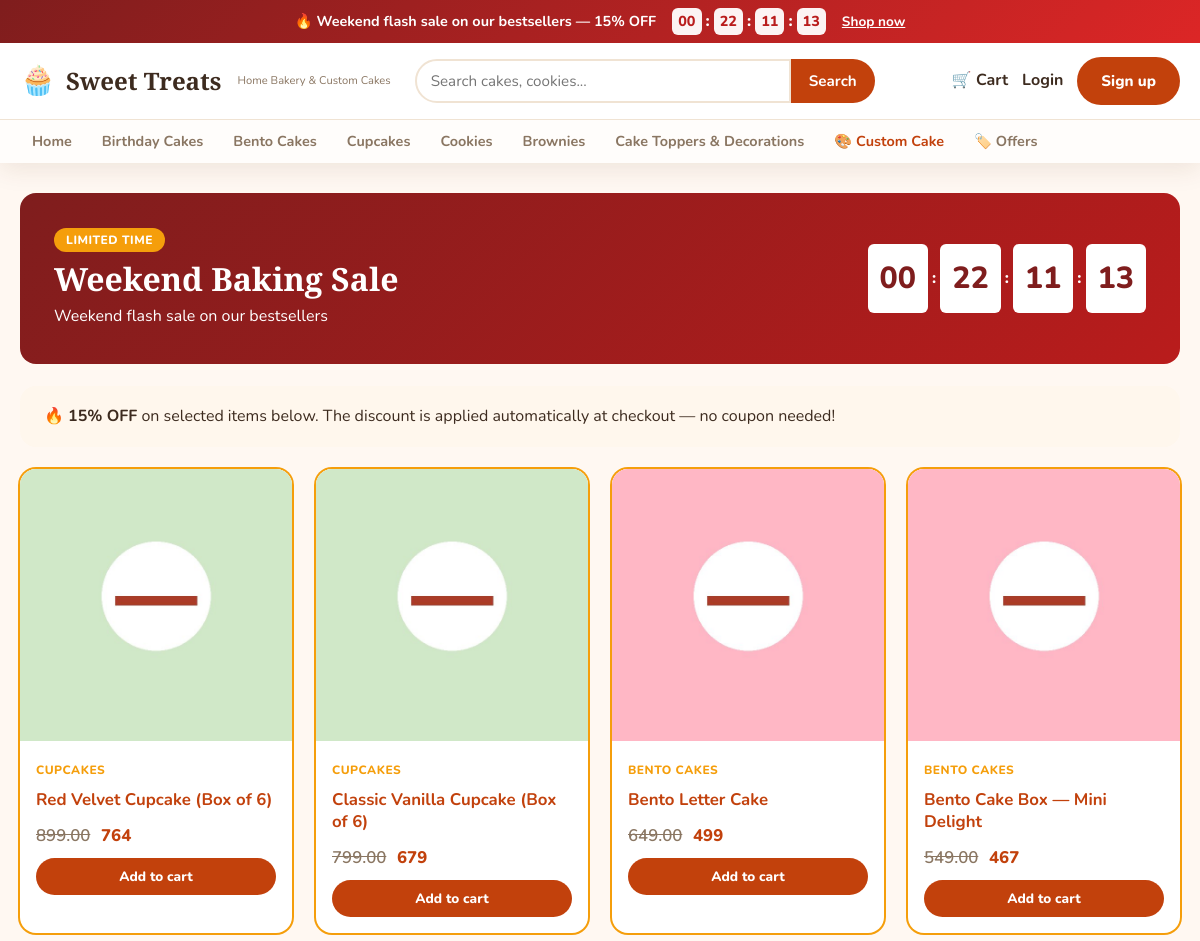
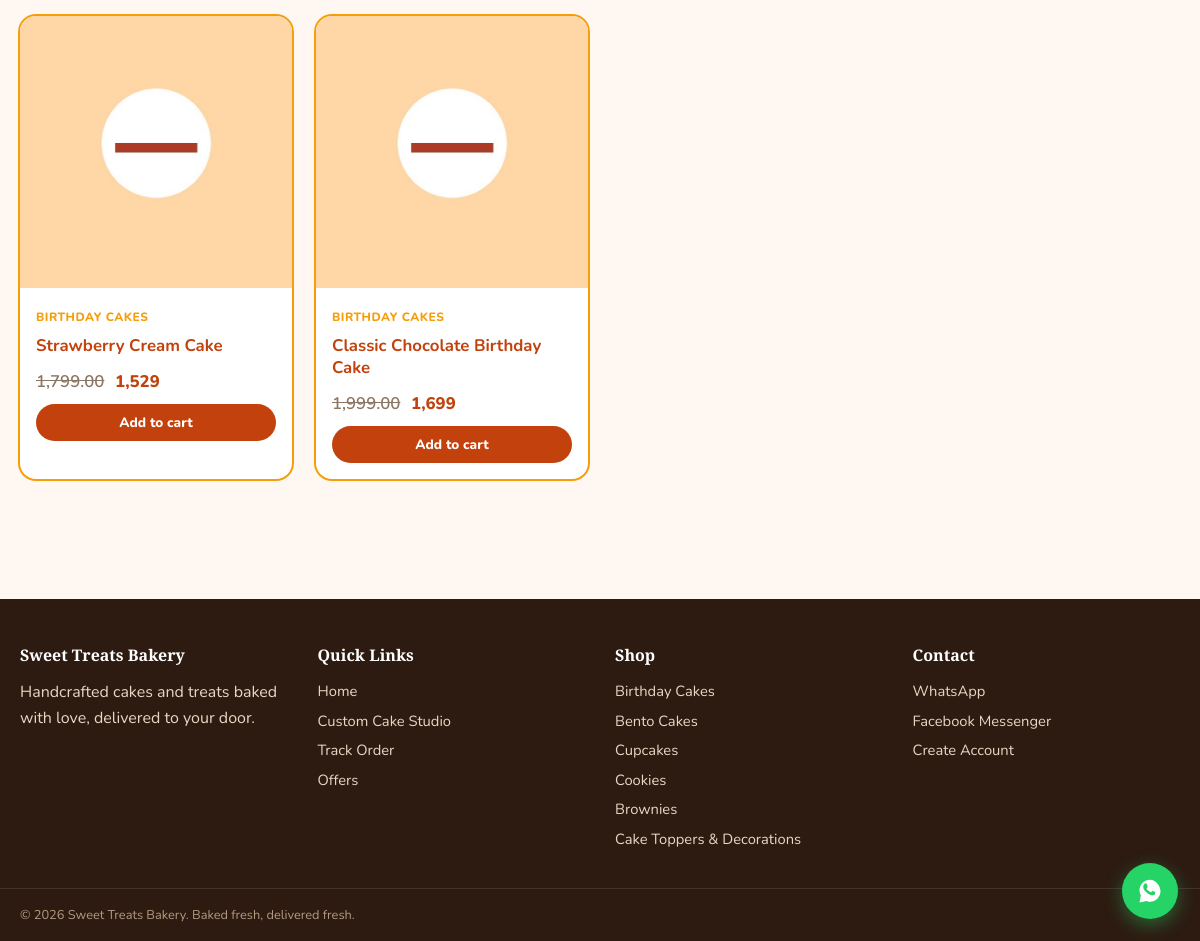
Screenshot of /offers/weekend-baking-sale/ with the database file from the repository (2 pictures, top to bottom).
### offers/models.py (models this page shows, shortened)
class CountdownOffer(models.Model):
    name = models.CharField(max_length=150)
    slug = models.SlugField(unique=True, blank=True)
    discount_percent = models.PositiveIntegerField(
        default=10, help_text="Discount percentage applied to opted-in products"
    )
    banner_message = models.CharField(max_length=250, blank=True)
    starts_at = models.DateTimeField()
    ends_at = models.DateTimeField()
    products = models.ManyToManyField(Product, blank=True, related_name="offers")
    is_active = models.BooleanField(default=True)
    created = models.DateTimeField(auto_now_add=True)
    class Meta:
        ordering = ["-starts_at"]
    @property
    def is_running(self):
        now = timezone.now()
        return self.is_active and self.starts_at <= now <= self.ends_at
    def get_absolute_url(self):
        return reverse("offers:detail", kwargs={"slug": self.slug})
    @property
    def discount_multiplier(self):
        return Decimal(str((100 - self.discount_percent) / 100))

### shop/models.py (models this page shows, shortened)
class Category(models.Model):
    name = models.CharField(max_length=100)
    slug = models.SlugField(unique=True, blank=True)
    description = models.TextField(blank=True)
    image = models.ImageField(upload_to="categories/", blank=True, null=True)
    sort_order = models.PositiveIntegerField(default=0)
    is_active = models.BooleanField(default=True)
    class Meta:
        verbose_name_plural = "categories"
        ordering = ["sort_order", "name"]
    def get_absolute_url(self):
        return reverse("shop:category_detail", kwargs={"slug": self.slug})

class Product(models.Model):
    class Size(models.TextChoices):
        SMALL = "small", "Small (6\")"
        MEDIUM = "medium", "Medium (8\")"
        LARGE = "large", "Large (10\")"
        EXTRA_LARGE = "xl", "Extra Large (12\")"
        HALF_KG = "half_kg", "Half Kg"
        ONE_KG = "one_kg", "1 Kg"
        TWO_KG = "two_kg", "2 Kg"
    category = models.ForeignKey(Category, on_delete=models.CASCADE, related_name="products")
    name = models.CharField(max_length=200)
    slug = models.SlugField(unique=True, blank=True)
    description = models.TextField()
    base_price = models.DecimalField(max_digits=10, decimal_places=2)
    sale_price = models.DecimalField(max_digits=10, decimal_places=2, blank=True, null=True)
    image = models.ImageField(upload_to="products/")
    gallery = models.ManyToManyField("ProductImage", blank=True, related_name="product")
    sizes = models.JSONField(default=list, blank=True, help_text="Available sizes e.g. ['small','medium','large']")
    flavors = models.JSONField(default=list, blank=True, help_text="Available flavors e.g. ['vanilla','chocolate']")
    is_customizable = models.BooleanField(default=False)
    is_featured = models.BooleanField(default=False)
    is_available = models.BooleanField(default=True)
    stock = models.PositiveIntegerField(default=0)
    advance_order_days = models.PositiveIntegerField(
        default=2, help_text="Minimum days in advance to order this product"
    )
    created = models.DateTimeField(auto_now_add=True)
    updated = models.DateTimeField(auto_now=True)
    class Meta:
        ordering = ["-created"]
    def get_absolute_url(self):
        return reverse("shop:product_detail", kwargs={"slug": self.slug})

### offers/views.py (the view)
# urls.py: path("<slug:slug>/", views.offer_detail, name="detail"),
def offer_detail(request, slug):
    offer = get_object_or_404(CountdownOffer, slug=slug, is_active=True)
    products = list(offer.products.filter(is_available=True))
    for product in products:
        if product.sale_price:
            product.offer_price = product.sale_price
        else:
            product.offer_price = (
                product.base_price * offer.discount_multiplier
            ).quantize(Decimal("0.01"), rounding=ROUND_HALF_UP)
    context = {"offer": offer, "products": products}
    return render(request, "offers/detail.html", context)

### accounts/context_processors.py (called while the page is built)
def site_settings(request):
    running_offer = CountdownOffer.objects.filter(is_active=True).order_by("-ends_at").first()
    running_offer = running_offer if running_offer and running_offer.is_running else None
    return {
        "whatsapp_number": settings.WHATSAPP_NUMBER,
        "messenger_url": settings.MESSENGER_PAGE_URL,
        "running_offer": running_offer,
    }

### cart/context_processors.py (called while the page is built)
def cart_count_processor(request):
    count = 0
    if request.user.is_authenticated:
        cart = Cart.objects.filter(user=request.user).first()
        if cart:
            count = cart.total_items
    elif request.session.session_key:
        key = request.session.session_key
        cart = Cart.objects.filter(session_key=key).first()
        if cart:
            count = cart.total_items
    return {"cart_count": count}

### shop/context_processors.py (called while the page is built)
def categories_processor(request):
    categories = Category.objects.filter(is_active=True).annotate(product_count=Count("products"))
    return {"nav_categories": categories}

### templates/offers/detail.html (shortened to what this page needs)
{% extends 'base.html' %}{% load humanize %}
{% block content %}
<section class="offer-detail-section">
  <div class="offer-detail-card">
    <div>
      <span class="offer-pill">Limited time</span>
      <h1>{{ offer.name }}</h1>
      <p>{{ offer.banner_message|default:"Hurry, the discount only lasts while the timer runs!" }}</p>
    </div>
    {% if offer.is_running %}
    <div class="offer-countdown" data-offer-end="{{ offer.ends_at|date:'c' }}">
      <span class="cd-box xl" data-unit="d">00</span><span class="cd-sep">:</span>
      <span class="cd-box xl" data-unit="h">00</span><span class="cd-sep">:</span>
      <span class="cd-box xl" data-unit="m">00</span><span class="cd-sep">:</span>
      <span class="cd-box xl" data-unit="s">00</span>
    </div>
    {% else %}
    <p class="empty">This offer has ended.</p>
    {% endif %}
  </div>
  {% if offer.is_running %}
  <div class="offer-desc">
    <p>🔥 <strong>{{ offer.discount_percent }}% OFF</strong> on selected items below. The discount is applied automatically at checkout — no coupon needed!</p>
  </div>
  <div class="product-grid">
    {% for product in products %}
      <div class="product-card offer-product">
        <a href="{{ product.get_absolute_url }}" class="product-image-link">
          {% if product.image %}<img src="{{ product.image.url }}" alt="{{ product.name }}">{% else %}<span class="no-photo">🎂</span>{% endif %}
        </a>
        <div class="product-body">
          <span class="product-cat">{{ product.category.name }}</span>
          <h3><a href="{{ product.get_absolute_url }}">{{ product.name }}</a></h3>
          <div class="product-bottom">
            <span class="price offer-price">
              <del>{{ product.base_price|intcomma }}</del>
              {{ product.offer_price|floatformat:0|intcomma }}
            </span>
          </div>
          <form method="post" action="{% url 'cart:add' product.slug %}" class="offer-add-form">
            <button type="submit" class="btn btn-primary btn-sm btn-block">Add to cart</button>
          </form>
        </div>
      </div>
    {% empty %}
      <p class="empty">No products are on this offer right now.</p>
    {% endfor %}
  </div>
  {% endif %}
</section>
{% endblock %}

### templates/base.html (shortened to what this page needs)
{% load static %}
{% load humanize %}
<!DOCTYPE html>
<html lang="en">
<head>
  <link rel="stylesheet" href="{% static 'css/style.css' %}">
</head>
<body>
  {% if running_offer %}
  <div class="offer-banner" data-offer-end="{{ running_offer.ends_at|date:'c' }}">
    <div class="container offer-banner-inner">
      <span class="offer-banner-text">🔥 {{ running_offer.banner_message|default:running_offer.name }} — {{ running_offer.discount_percent }}% OFF</span>
      <div class="offer-countdown" id="offer-countdown">
        <span class="cd-box" data-unit="d">00</span><span class="cd-sep">:</span>
        <span class="cd-box" data-unit="h">00</span><span class="cd-sep">:</span>
        <span class="cd-box" data-unit="m">00</span><span class="cd-sep">:</span>
        <span class="cd-box" data-unit="s">00</span>
      </div>
      <a href="{{ running_offer.get_absolute_url }}" class="offer-banner-link">Shop now</a>
    </div>
  </div>
  {% endif %}
  <header class="site-header">
    <div class="container header-inner">
      <a href="{% url 'shop:home' %}" class="brand">
        <span class="brand-icon">🧁</span>
        <span class="brand-name">Sweet Treats</span>
        <span class="brand-tag">Home Bakery &amp; Custom Cakes</span>
      </a>
      <form action="{% url 'shop:search' %}" method="get" class="search-form">
        <input type="search" name="q" placeholder="Search cakes, cookies..." value="{{ query|default:'' }}">
        <button type="submit">Search</button>
      </form>
      <nav class="header-actions">
        <a href="{% url 'cart:detail' %}" class="action-link cart-link">
          <span class="cart-icon">🛒</span>
          Cart
        </a>
        {% if user.is_authenticated %}
        <div class="user-menu">
          <button class="action-link user-trigger">👤 {{ user.username }}</button>
          <div class="user-dropdown">
            <a href="{% url 'accounts:dashboard' %}">My Orders</a>
            <a href="{% url 'accounts:profile' %}">Profile</a>
            <a href="{% url 'orders:list' %}">Order History</a>
            <form method="post" action="{% url 'accounts:logout' %}">{% csrf_token %}<button type="submit">Logout</button></form>
          </div>
        </div>
        {% else %}
        <a href="{% url 'accounts:login' %}" class="action-link">Login</a>
        <a href="{% url 'accounts:register' %}" class="btn btn-primary">Sign up</a>
        {% endif %}
      </nav>
    </div>
    <nav class="category-nav">
      <div class="container">
        <a href="{% url 'shop:home' %}">Home</a>
        {% for cat in nav_categories %}
        <a href="{{ cat.get_absolute_url }}">{{ cat.name }}</a>
        {% endfor %}
        <a href="{% url 'orders:custom_cake' %}" class="nav-highlight">🎨 Custom Cake</a>
        <a href="{% url 'offers:list' %}">🏷️ Offers</a>
      </div>
    </nav>
  </header>
  <main class="main">
    <div class="container">
      {% block content %}{% endblock %}
    </div>
  </main>
  <footer class="site-footer">
    <div class="container footer-grid">
      <div>
        <h4>Sweet Treats Bakery</h4>
        <p>Handcrafted cakes and treats baked with love, delivered to your door.</p>
      </div>
      <div>
        <h4>Quick Links</h4>
        <a href="{% url 'shop:home' %}">Home</a>
        <a href="{% url 'orders:custom_cake' %}">Custom Cake Studio</a>
        <a href="{% url 'orders:list' %}">Track Order</a>
        <a href="{% url 'offers:list' %}">Offers</a>
      </div>
      <div>
        <h4>Shop</h4>
        {% for cat in nav_categories %}
        <a href="{{ cat.get_absolute_url }}">{{ cat.name }}</a>
        {% endfor %}
      </div>
      <div>
        <h4>Contact</h4>
        <a href="https://wa.me/{{ whatsapp_number|default:'1234567890' }}" target="_blank" rel="noopener">WhatsApp</a>
        <a href="{{ messenger_url|default:'#' }}">Facebook Messenger</a>
        <a href="{% url 'accounts:register' %}">Create Account</a>
      </div>
    </div>
    <div class="container footer-bottom">
      <p>&copy; {% now "Y" %} Sweet Treats Bakery. Baked fresh, delivered fresh.</p>
    </div>
  </footer>
  <a href="https://wa.me/{{ whatsapp_number|default:'1234567890' }}" target="_blank" rel="noopener" class="whatsapp-float" aria-label="Chat on WhatsApp">
  </a>
</body>
</html>

### rows the page displays
CountdownOffer: banner_message "Weekend flash sale on our bestsellers", discount_percent "15", name "Weekend Baking Sale"
Category: name "Birthday Cakes"
Category: name "Bento Cakes"
Category: name "Cupcakes"
Category: name "Cookies"
Category: name "Brownies"
Category: name "Cake Toppers & Decorations"
Product: image (picture), category.name "CUPCAKES", name "Red Velvet Cupcake (Box of 6)", base_price "899.00", offer_price "764"
Product: image (picture), category.name "CUPCAKES", name "Classic Vanilla Cupcake (Box of 6)", base_price "799.00", offer_price "679"
Product: image (picture), category.name "BENTO CAKES", name "Bento Letter Cake", base_price "649.00", offer_price "499"
Product: image (picture), category.name "BENTO CAKES", name "Bento Cake Box — Mini Delight", base_price "549.00", offer_price "467"
Product: image (picture), category.name "BIRTHDAY CAKES", name "Strawberry Cream Cake", base_price "1,799.00", offer_price "1,529"
Product: image (picture), category.name "BIRTHDAY CAKES", name "Classic Chocolate Birthday Cake", base_price "1,999.00", offer_price "1,699"
